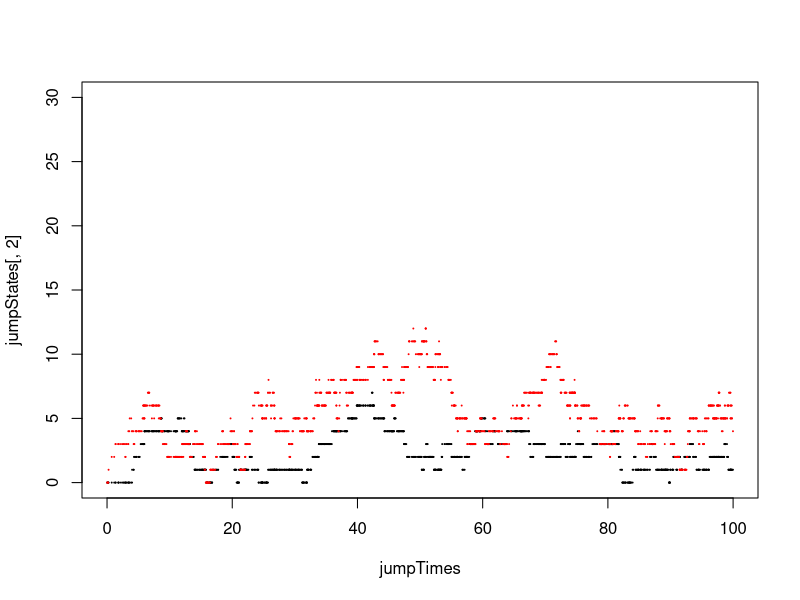
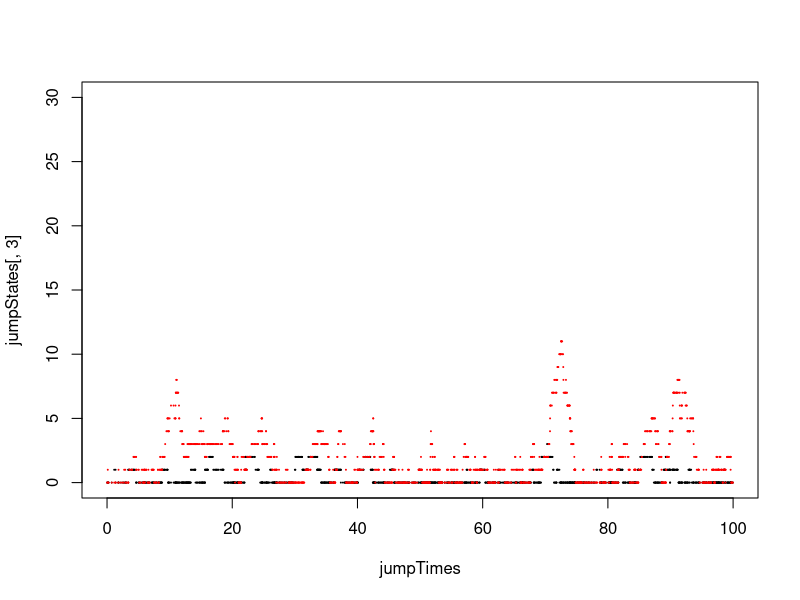
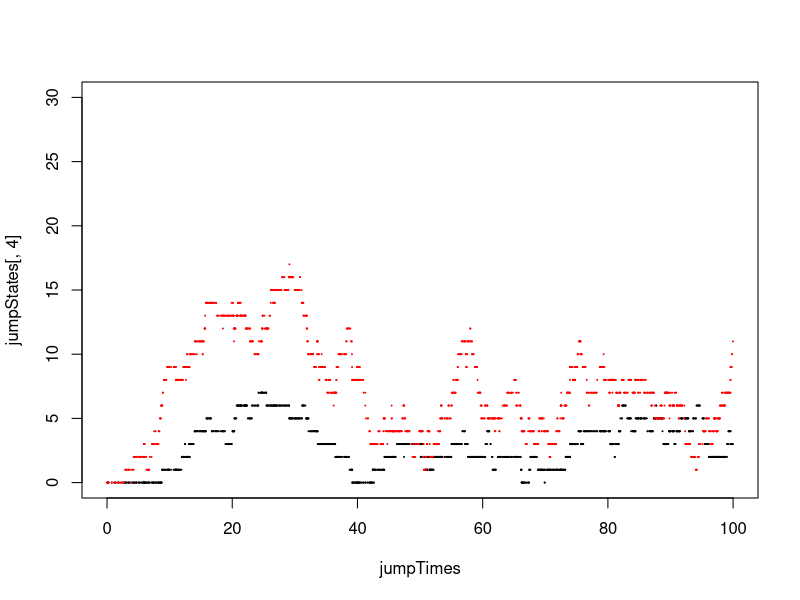
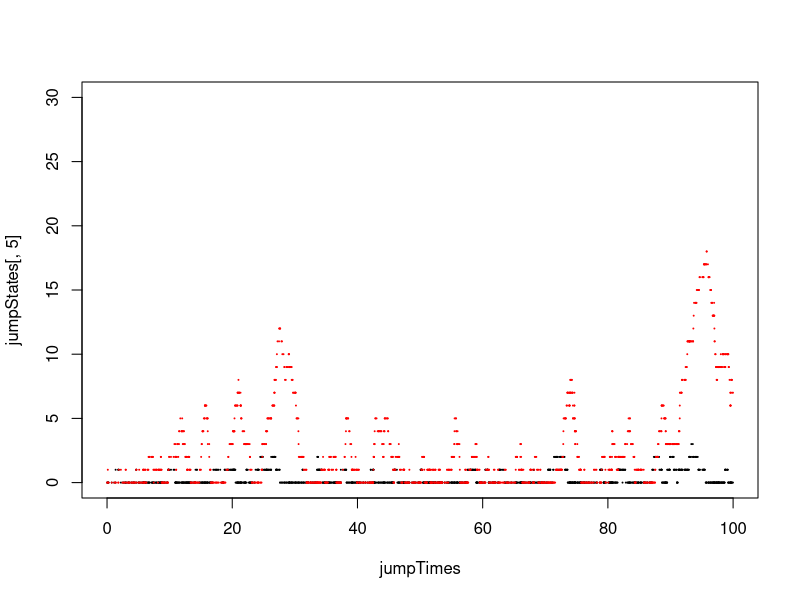
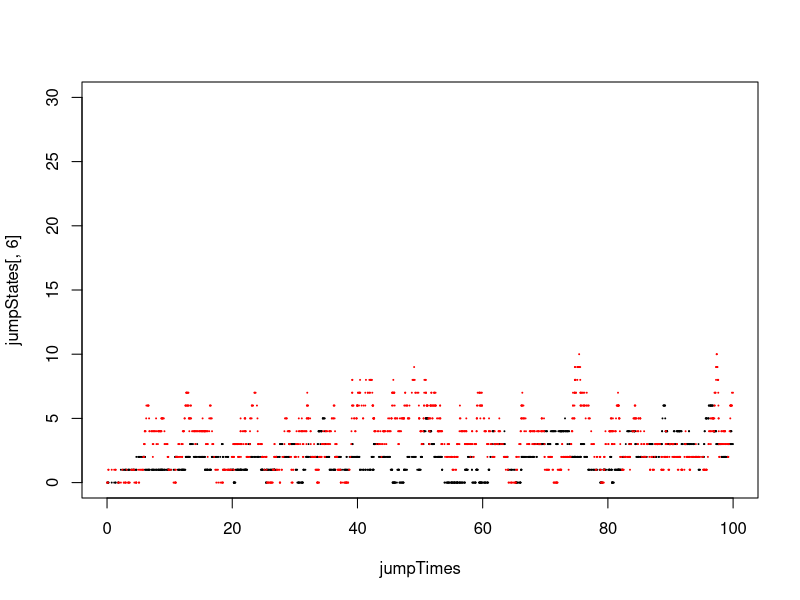
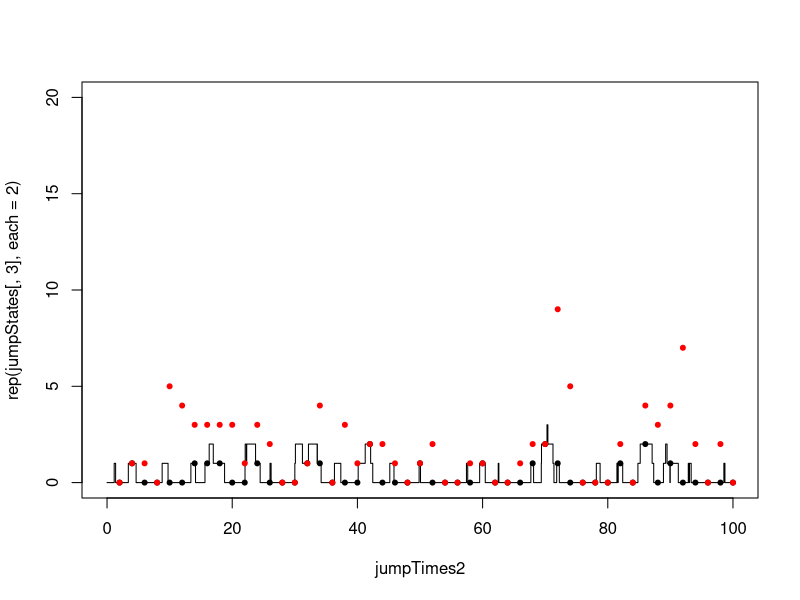

Generate these figures, in order, with R:

# Total jobs accessing the network
N=500 # 500

# Parameterise network rates (does not take queue-lengths into account)
mu <- matrix(0,11,11); colnames(mu) <- c(seq(0,5),seq(1,5)); rownames(mu) <- c(seq(0,5),seq(1,5));
mu[1,2] <-0.5; mu[2,4] <- 0.25; mu[4,6] <-0.25; mu[6,1] <- 0.5; mu[1,3] <-0.5; mu[3,5] <- 1.5; mu[5,6] <- 1.5;
mu[1,7] <-1.5; mu[7,9] <- 0.5; mu[9,11] <-0.5; mu[11,1] <- 1; mu[1,8] <-1.5; mu[8,10] <- 4; mu[10,11] <- 4;
# First 5 are High priority, next are Low

# Simulate network until jobs die
jumpTimes <- rep(0,N*4+1)
jumpStates <- matrix(0,length(jumpTimes),11); colnames(jumpStates) <- c(as.character(0:5),as.character(1:5)) 
jumpStates[1,]<-c(N,0,0,0,0,0,0,0,0,0,0)
i=2
while(N>0){
  
  # Re-scale those intensities based on current loads
  weightedMu <- mu
  weightedMu[1,] <- mu[1,] * (jumpStates[i-1,1]>0)
  
  # Nodes case by case unfortunately, many service types, could do in loop, but lots of coding involved
  
    # NODE 1 , 5-PS
    ratios <- max(1, sum(jumpStates[i-1,c(2,7)]) )
    ratios <- 5/ratios
    ratios <- min(1,ratios)
    weightedMu[2,] <- weightedMu[2,] * jumpStates[i-1,2] * ratios
    weightedMu[7,] <- weightedMu[7,] * jumpStates[i-1,7] * ratios
    # NODE 2 , 1-FCFS Priority
    ratios <- c(jumpStates[i-1,3]>0,jumpStates[i-1,3]==0 & jumpStates[i-1,8]>0)
    weightedMu[3,] <- weightedMu[3,] * ratios[1]
    weightedMu[8,] <- weightedMu[8,] * ratios[2]
    # NODE 3 , 5-PS
    ratios <- max(1, sum(jumpStates[i-1,c(4,9)]) )
    ratios <- 5/ratios
    ratios <- min(1,ratios)
    weightedMu[4,] <- weightedMu[4,] * jumpStates[i-1,4] * ratios
    weightedMu[9,] <- weightedMu[9,] * jumpStates[i-1,9] * ratios
    # NODE 4 , 1-FCFS Priority
    ratios <- c(jumpStates[i-1,5]>0,jumpStates[i-1,5]==0 & jumpStates[i-1,10]>0)
    weightedMu[5,] <- weightedMu[5,] * ratios[1]
    weightedMu[10,] <- weightedMu[10,] * ratios[2]
    # NODE 5 , Inf-PS
    weightedMu[6,] <- weightedMu[6,] * jumpStates[i-1,6] 
    weightedMu[11,] <- weightedMu[11,] * jumpStates[i-1,11]
    
  # Cumulative nodes for jump in each node
  nodeRates <- rowSums(weightedMu)
  
  # Total transition to rate
  rateJump <- sum(nodeRates)
  
  # Probabilities for jump being in each node
  jumpProbNode <- nodeRates / rateJump
  
  # Next time epoch
  delay <- rexp(1,rateJump)
  jumpTimes[i] <- jumpTimes[i-1] + delay
  
  # Add state change
  indexJump <- sample(1:11,1,prob=jumpProbNode)
  
  # Remove from node departure
  jumpStates[i,] <- jumpStates[i-1,]
  jumpStates[i,indexJump] <- jumpStates[i,indexJump] - 1
  
  # Simulate destination node
  destProbs <- weightedMu[indexJump,] / nodeRates[indexJump]
  indexJump2 <- sample(1:11,1,prob=destProbs)
  
  # Check whether this was a departure, update state vector, and update counter N
  if (!(indexJump %in% c(6,11))) {
    jumpStates[i,indexJump2] <- jumpStates[i,indexJump2] + 1
  } else {
    N <- N-1
  }
  
  # Update counter i
  i <- i+1
}

indexes <- which(jumpTimes<100)
jumpTimes <- jumpTimes[indexes]
jumpStates <- jumpStates[indexes,]

colMeans(jumpStates)
tail(jumpTimes)
plot(jumpTimes,jumpStates[,2],pch=20,cex=0.2,ylim=c(0,30)); points(jumpTimes,jumpStates[,7],pch=20,cex=0.2,col="red")
plot(jumpTimes,jumpStates[,3],pch=20,cex=0.2,ylim=c(0,30)); points(jumpTimes,jumpStates[,8],pch=20,cex=0.2,col="red")
plot(jumpTimes,jumpStates[,4],pch=20,cex=0.2,ylim=c(0,30)); points(jumpTimes,jumpStates[,9],pch=20,cex=0.2,col="red")
plot(jumpTimes,jumpStates[,5],pch=20,cex=0.2,ylim=c(0,30)); points(jumpTimes,jumpStates[,10],pch=20,cex=0.2,col="red")
plot(jumpTimes,jumpStates[,6],pch=20,cex=0.2,ylim=c(0,30)); points(jumpTimes,jumpStates[,11],pch=20,cex=0.2,col="red")


# check mean rates based on observation, to ensure good results...

# NODE 1 , 5-PS
taskHighServiced <- sum(diff(jumpStates[,2]) == -1)
taskLowServiced <- sum(diff(jumpStates[,7]) == -1)
timesInBetween <- diff(jumpTimes)
timeOccupiedTotal <- (jumpStates[,2] + jumpStates[,7])[-nrow(jumpStates)]
timeLoadHigh <- jumpStates[,2][-nrow(jumpStates)]
timeLoadLow <- jumpStates[,7][-nrow(jumpStates)]
timeLoadHigh[timeOccupiedTotal>5] <- 5/timeOccupiedTotal[timeOccupiedTotal>5] * timeLoadHigh[timeOccupiedTotal>5]
timeLoadLow[timeOccupiedTotal>5] <- 5/timeOccupiedTotal[timeOccupiedTotal>5] * timeLoadLow[timeOccupiedTotal>5]
timeLoadHigh <- sum(timeLoadHigh*timesInBetween)
timeLoadLow <- sum(timeLoadLow*timesInBetween)
taskHighServiced/timeLoadHigh #0.25
taskLowServiced/timeLoadLow #0.5
# NODE 3 , 5-PS
taskHighServiced <- sum(diff(jumpStates[,4]) == -1)
taskLowServiced <- sum(diff(jumpStates[,9]) == -1)
timesInBetween <- diff(jumpTimes)
timeOccupiedTotal <- (jumpStates[,4] + jumpStates[,9])[-nrow(jumpStates)]
timeLoadHigh <- jumpStates[,4][-nrow(jumpStates)]
timeLoadLow <- jumpStates[,9][-nrow(jumpStates)]
timeLoadHigh[timeOccupiedTotal>5] <- 5/timeOccupiedTotal[timeOccupiedTotal>5] * timeLoadHigh[timeOccupiedTotal>5]
timeLoadLow[timeOccupiedTotal>5] <- 5/timeOccupiedTotal[timeOccupiedTotal>5] * timeLoadLow[timeOccupiedTotal>5]
timeLoadHigh <- sum(timeLoadHigh*timesInBetween)
timeLoadLow <- sum(timeLoadLow*timesInBetween)
taskHighServiced/timeLoadHigh #0.25
taskLowServiced/timeLoadLow #0.5
# NODE 5 , INF-PS
taskHighServiced <- sum(diff(jumpStates[,6]) == -1)
taskLowServiced <- sum(diff(jumpStates[,11]) == -1)
timesInBetween <- diff(jumpTimes)
timeLoadHigh <- jumpStates[,6][-nrow(jumpStates)]
timeLoadLow <- jumpStates[,11][-nrow(jumpStates)]
timeLoadHigh <- sum(timeLoadHigh*timesInBetween)
timeLoadLow <- sum(timeLoadLow*timesInBetween)
taskHighServiced/timeLoadHigh #0.5
taskLowServiced/timeLoadLow #1
# NODE 2 , 1-FCFS Priority
taskHighServiced <- sum(diff(jumpStates[,3]) == -1)
taskLowServiced <- sum(diff(jumpStates[,8]) == -1)
timesInBetween <- diff(jumpTimes)
timeLoadHigh <- jumpStates[,3][-nrow(jumpStates)]>0
timeLoadLow <- jumpStates[,8][-nrow(jumpStates)] >0 & !timeLoadHigh
timeLoadHigh <- sum(timeLoadHigh*timesInBetween)
timeLoadLow <- sum(timeLoadLow*timesInBetween)
taskHighServiced/timeLoadHigh #1.5
taskLowServiced/timeLoadLow #4
# NODE 4 , 1-FCFS Priority
taskHighServiced <- sum(diff(jumpStates[,5]) == -1)
taskLowServiced <- sum(diff(jumpStates[,10]) == -1)
timesInBetween <- diff(jumpTimes)
timeLoadHigh <- jumpStates[,5][-nrow(jumpStates)]>0
timeLoadLow <- jumpStates[,10][-nrow(jumpStates)] >0 & !timeLoadHigh
timeLoadHigh <- sum(timeLoadHigh*timesInBetween)
timeLoadLow <- sum(timeLoadLow*timesInBetween)
taskHighServiced/timeLoadHigh #1.5
taskLowServiced/timeLoadLow #4


#### Pepare to save the data!
jumpTimes2 <- rep(jumpTimes,each=2)
jumpTimes2 <- jumpTimes2[-1]
jumpTimes2 <- c(jumpTimes2,100)

# Extract some partial observations
obsAmount = 50
obsTimes <- seq(100/obsAmount,100,100/obsAmount)
obsStates <- matrix(0,50,10); colnames(obsStates) <- rep(1:5,2)
for(i in 1:obsAmount) obsStates[i,] <- jumpStates[tail(which(jumpTimes-obsTimes[i]<0),1),-1]
  #No randomness in these observations, will need some low variance gaussian or indicator likelihood approximation
plot(jumpTimes2,rep(jumpStates[,3],each=2),type="l",ylim=c(0,20),xlim=c(0,100))
points(obsTimes,obsStates[,2],pch=20)
points(obsTimes,obsStates[,7],pch=20,col="red")


######################################

# Save data and make a plot with ggplot for paper
#save(jumpTimes2, jumpStates, obsTimes, file="obsTimes.Rdata")
#save(obsStates, file = "obsStates.Rdata")

